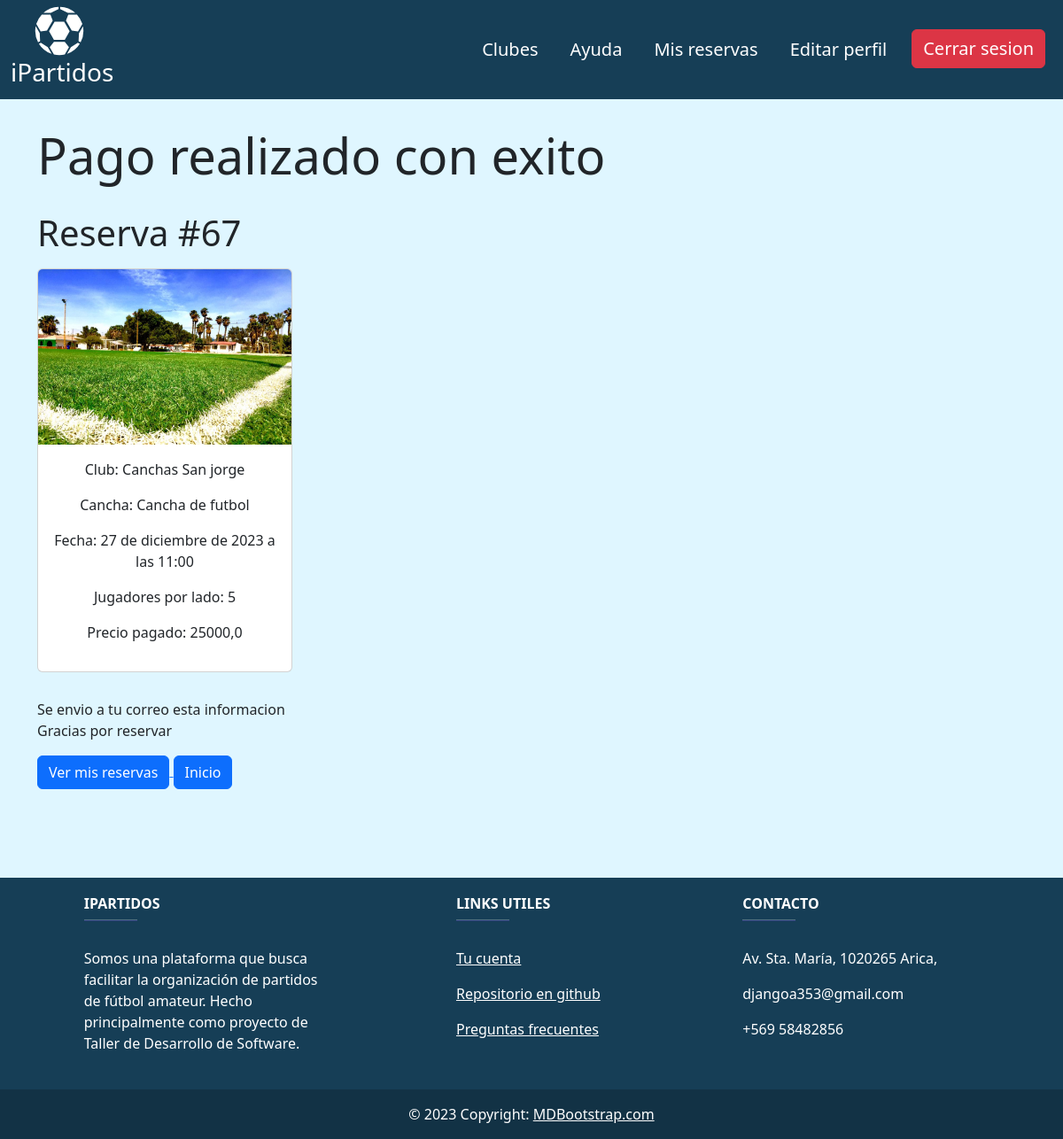
The app's page /reservas/payment_success/ (signed in) with its own data.
### registration/models.py (models this page shows, shortened)
class FieldRentHistory(models.Model):
    takenBy = models.ForeignKey(Client, on_delete=models.CASCADE)
    reservation = models.ForeignKey(Reservation, on_delete=models.CASCADE)
    created_at = models.DateTimeField(auto_now_add=True)
    class Meta:
        verbose_name = "Historial de reserva de canchas"
        verbose_name_plural = "Historiales de reservas de canchas"

class UsuarioProfile(AbstractUser):
    name = models.CharField(max_length=200, default='', verbose_name="Nombre")
    last_name = models.CharField(max_length=200, default='', verbose_name="Apellido")
    email = models.EmailField(max_length=254, unique=True, default='')
    phoneNumber = models.CharField(max_length=20, blank=True, verbose_name='Número de teléfono', default='1234567890')
    role = models.CharField(max_length=100, default='client', verbose_name='Crear cuenta como club')
    state = models.BooleanField(default=True)

class Tenant(UsuarioProfile):
    fieldsNetWorth = models.FloatField(default=0.0)
    clubName = models.CharField(max_length=200, default='')
    clubDescription = models.CharField(max_length=200, default='')
    clubPhoto = models.ImageField(upload_to='club_photos', null=True, blank=True)
    clubAddress = models.CharField(max_length=200, default='')
    clubApertureTime = models.TimeField('Hora de apertura', null=True, blank=True,)
    clubClosureTime = models.TimeField('Hora de cierre', null=True, blank=True,)
    class Meta:
        verbose_name = 'Arrendatario'
        verbose_name_plural = 'Arrendatarios'

### reservation/models.py (models this page shows, shortened)
class Reservation(models.Model):
    field = models.ForeignKey('canchas.Field', on_delete=models.CASCADE)
    dateAtReservation = models.DateTimeField()
    dateToReservate = models.DateTimeField()
    price = models.FloatField()
    status = models.CharField(max_length=20, choices=[('pending', 'Pending'), ('confirmed', 'Confirmed'), ('completed', 'Completed'), ('cancelled', 'Cancelled')], default='pending')
    class Meta:
        verbose_name = "Reserva"
        verbose_name_plural = "Reservas"

### canchas/models.py (models this page shows, shortened)
class Field(models.Model):
    GROUND_CHOICES = (
        ('Pasto sintético', 'Pasto sintético'),
        ('Pasto real', 'Pasto real'),
        ('Cemento', 'Cemento'),
        ('Arcilla', 'Arcilla')
    )
    id = models.AutoField(primary_key=True)
    name = models.CharField(verbose_name='Nombre de cancha', max_length=100, default='', null=True, blank=True)
    description = models.CharField(verbose_name='Descripcion' ,default='', max_length=100, null=True, blank=True)
    groundType = models.CharField(verbose_name='Tipo de suelo' ,max_length=100, default='Pasto sintético', choices=GROUND_CHOICES, null=False, blank=True)
    fieldPhoto = models.ImageField(verbose_name='Foto de cancha (opcional)' ,upload_to='field_photos', null=True, blank=True)
    price = models.IntegerField(verbose_name='Precio')
    isActive = models.BooleanField(verbose_name='Cancha activa' ,default=True)
    playersPerSide = models.IntegerField(verbose_name='Jugadores por lado' ,default=0)
    opening_time = models.TimeField(default=time(14, 0))
    closing_time = models.TimeField(default=time(23, 0))
    tenant = models.ForeignKey('registration.Tenant', on_delete=models.CASCADE, related_name='tenant_fields', null=True)
    class Meta:
        verbose_name = "Cancha"
        verbose_name_plural = "Canchas"

### reservation/views.py (the view)
# urls.py: path('payment_success/', views.payment_success, name='payment_success'),
@login_required
def payment_success(request):
    user = request.user
    last_reservation = FieldRentHistory.objects.filter(takenBy=user).order_by('-reservation__dateAtReservation').first()
    context = {
        'last_reservation': last_reservation,
    }
    return render(request, 'reservation/reservation_payment_success.html', context)

### reservation/templates/reservation/reservation_payment_success.html
{% extends 'core/base.html' %}
{% block content %}
    <div style="margin-top: 30px;" class="container-md">
        <h2 class="display-4">Pago realizado con exito </h2>
        <p style="margin-top: 30px;" class="display-6" >Reserva #{{ last_reservation.id }} </p>
        <div class="card" style="width: 18rem; display: block;">
            <img src="{{ last_reservation.reservation.field.fieldPhoto.url }}" class="card-img-top" alt="...">
            <div class="card-body" style="text-align: center;">
                <p>Club: {{ last_reservation.reservation.field.tenant.clubName }}</p>
                <p>Cancha: {{ last_reservation.reservation.field.name }}</p>
                <p>Fecha: {{ last_reservation.reservation.dateToReservate }}</p>
                <p>Jugadores por lado: {{ last_reservation.reservation.field.playersPerSide }}</p>
                <p>Precio pagado: {{ last_reservation.reservation.price }}</p>
            </div>
        </div>
        <p style="margin-top: 30px;">Se envio a tu correo esta informacion <br>Gracias por reservar</p>
        <a href="{% url 'user_reserves' request.user.id %}">
            <button type="button" class="btn btn-primary">Ver mis reservas</button>
        </a>
        <a href="{% url 'home' %}">
            <button type="button" class="btn btn-primary">Inicio</button>
        </a>
    </div>
{% include 'core/footer.html' %}
{% endblock %}

### core/static/core/css/style.css (style rules this page uses)
body { background: #DFF6FF; margin: 0; }
.card-body { display: flex; justify-content: space-between; }
.card-body { display: flex; flex-direction: column; align-items: center; text-align: center; }

### records on screen
FieldRentHistory: id "67", reservation.field.fieldPhoto (picture), reservation.field.tenant.clubName "Canchas San jorge", reservation.field.name "Cancha de futbol", reservation.dateToReservate "27 de diciembre de 2023 a las 11:00", reservation.field.playersPerSide "5", reservation.price "25000,0"
